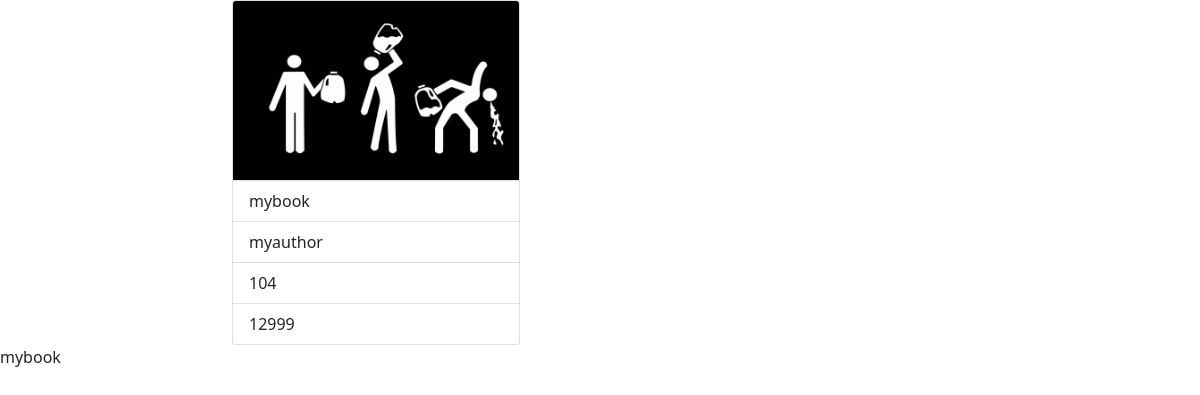
The app's page /books/4 with its own data.
### book/models.py (models this page shows)
class Books(models.Model):
    book_name=models.CharField(max_length=100,unique=True)
    author=models.CharField(max_length=100)
    amount =models.PositiveIntegerField()
    copies=models.PositiveIntegerField()
    image=models.ImageField(upload_to="images",null=True)
    def __str__(self):
        return self.book_name

### book/views.py (the view)
# urls.py: path('books/<int:id>',bv.BookDetailView.as_view(),name="bookdetails"),
class BookDetailView(View):
    def get(self, request,*args,**kwargs):
        qs=Books.objects.get(id=kwargs.get("id"))
        return render(request, "book_detail.html",{'book':qs})

### book/templates/book_detail.html (shortened to what this page needs)
<!DOCTYPE html>
<html lang="en">
<head>
    <link href="https://cdn.jsdelivr.net/npm/bootstrap@5.1.3/dist/css/bootstrap.min.css" rel="stylesheet"
>
</head>
<body>
<div class="container">
    <div class="row">
        <div class="col-2"></div>
        <div class="col-8">
            <div class="card" style="width: 18rem;">
                {%if book.image%}
                <img src="{{book.image.url}}" class="card-img-top" alt="...">
                {%endif%}
                <ul class="list-group list-group-flush">
                    <li class="list-group-item">{{book.book_name}}</li>
                    <li class="list-group-item">{{book.author}}</li>
                    <li class="list-group-item">{{book.amount}}</li>
                    <li class="list-group-item">{{book.copies}}</li>
                </ul>
            </div>
        </div>
        <div class="col-2"></div>
    </div>
</div>
{{book}}
</body>
</html>

### records on screen
Books: image (picture), book_name "mybook", author "myauthor", amount "104", copies "12999"
